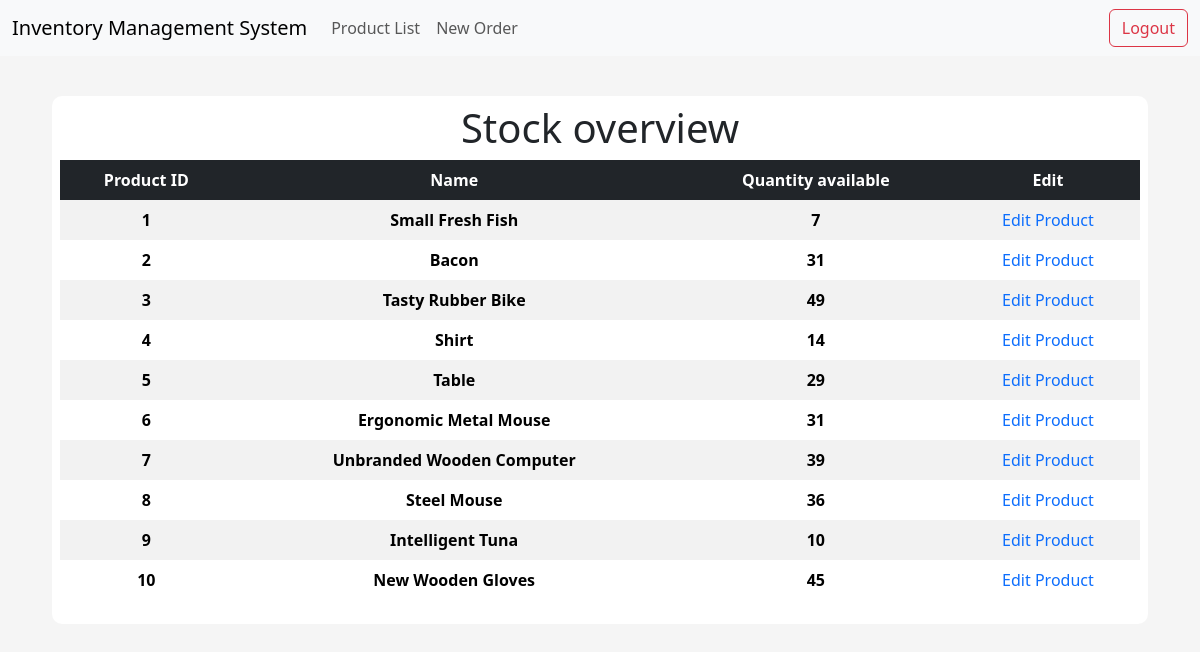
/products, run on an earlier commit of the app's database.
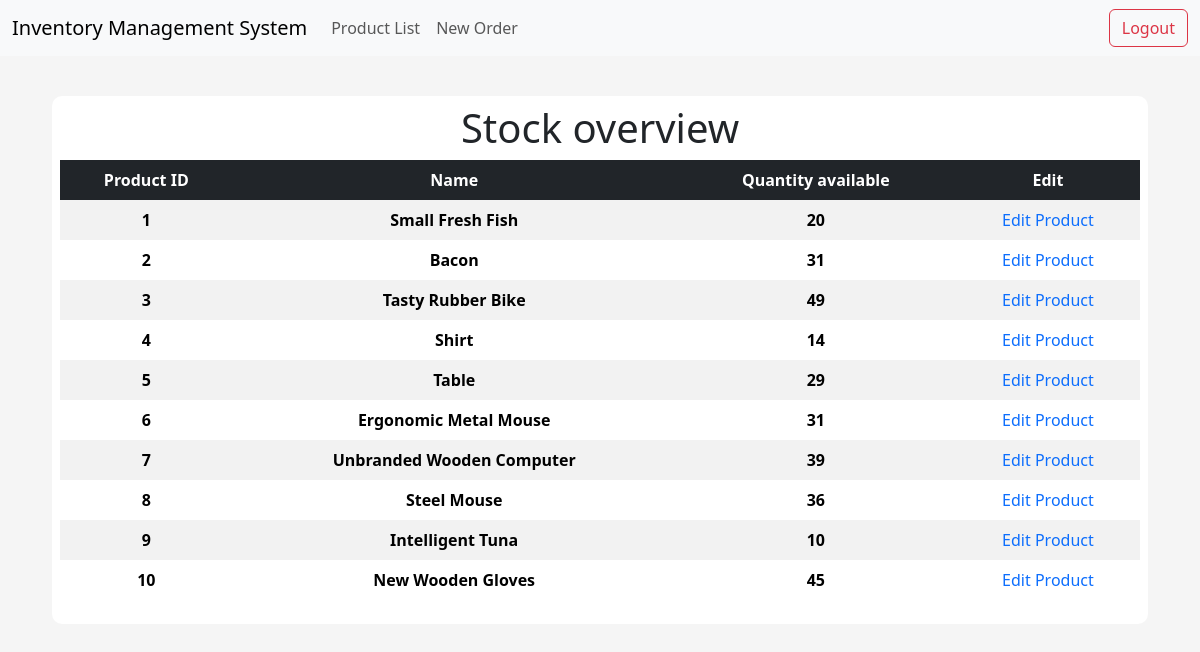
And on a later commit of the database.
### app/models/tables.py (models this page shows, shortened)
class Product(db.Model):
    __tablename__ = "product"
    id = db.Column(db.Integer, primary_key=True)
    name = db.Column(db.String(50), nullable=False, unique=True)
    price = db.Column(db.Float, nullable=False)
    quantity_available = db.Column(db.Integer)

### app/controllers/default.py (the view)
@app.route("/products", methods=["GET", "POST"])
def products():
    products = Product.query.order_by(Product.id).all()
    return render_template("products_list.html", products=products)

### app/templates/products_list.html
{% extends "index.html" %}
{% block body %}
<div class="content-section">
    <div class="title">
        <h1>Stock overview</h1>
    </div>
    <table class="table table-striped table-borderless table-hover text-center">
        <thead class="table-dark table-sm">
            <tr>
                <th scope="col">Product ID</th>
                <th scope="col">Name</th>
                <th scope="col">Quantity available</th>
                <th scope="col">Edit</th>
            </tr>
        </thead>
        <tbody>
            {% for product in products %}
            <tr>
                <th scope="row">{{ product.id }}</th>
                <th scope="row">{{ product.name }}</th>
                <th scope="row">{{ product.quantity_available }}</th>
                <td><a style="text-decoration: none;" href="{{ url_for('product', id=product.id)}}"> Edit Product </a></td>
            </tr>
            {% endfor %}
        </tbody>
    </table>
</div>
{% endblock body %}

### app/templates/index.html (shortened to what this page needs)
<!DOCTYPE html>
<html lang="en">
<head>
    <link href="https://cdn.jsdelivr.net/npm/bootstrap@5.3.2/dist/css/bootstrap.min.css" rel="stylesheet">
    <link rel="stylesheet" href="{{ url_for('static', filename='css/main.css') }}">
    <link href="//netdna.bootstrapcdn.com/font-awesome/3.2.1/css/font-awesome.css" rel="stylesheet">
</head>
<body>
    {% include "navbar.html" %}
      <div class="container-fluid main-container">
        {% block body %}{% endblock body %}
      </div>
</body>
</html>

### app/templates/navbar.html (shortened to what this page needs)
<nav class="navbar navbar-expand-lg bg-body-tertiary">
    <div class="container-fluid">
      <a class="navbar-brand" href="{{ url_for('index') }}">Inventory Management System</a>
      <div class="collapse navbar-collapse" id="navbarSupportedContent">
        <ul class="navbar-nav me-auto mb-2 mb-lg-0">
          <li class="nav-item">
            <a class="nav-link" href="{{ url_for('products') }}">Product List</a>
          </li>
          <li class="nav-item">
            <a class="nav-link" href="{{ url_for('create_order') }}">New Order</a>
          </li>
        </ul>
        <form class="d-flex" action="{{ url_for('logout') }}">
          <button type="submit" class="btn btn-outline-danger">Logout</button>
        </form>
      </div>
    </div>
  </nav>

### app/static/css/main.css (style rules this page uses)
body { background-color: rgb(245, 245, 245); }
.content-section { background: #fff; margin: 40px; padding: 0.5rem 0.5rem; border-radius: 10px; }
.title h1 { text-align: center; align-items: center; }

What changed in the data, as far as the page shows it:
changed Product "Small Fresh Fish": quantity_available "7" → "20"
